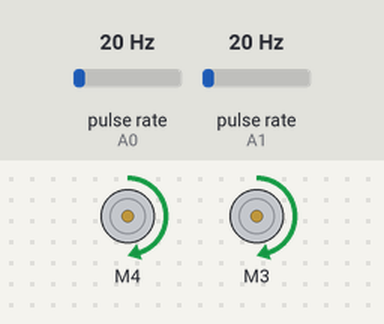
This sketch was run on a simulated Arduino Uno, built with avr-gcc and run on an emulated ATmega328P. Parts: 2 × DC motor (green arrow = forward, orange = backward, longer = faster). Wiring (inferred from the names in the program): 2 × pulse sensor: data A0 / data A1. The test bench sets the inputs (shaded band); at power-on: pulse rate (sensors on A0, A1) 20 Hz. What the sketch prints to the serial monitor is not drawn.

Above: at 0.1 s.
Timing chart, 0 to 1.6 s (numbered marks = the images above):
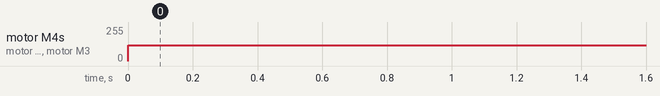

The sketch:

Encoders.ino
```cpp
#include <AFMotor.h>
#define encoder1 A0
#define encoder2 A1

AF_DCMotor motor4(4);
AF_DCMotor motor3(3);

uint8_t contador;

float rpm1;
float rpm2;

void setup() {
  Serial.begin(9600);           // set up Serial library at 9600 bps
  Serial.println("Motor test!");
  motor4.run(FORWARD);
  motor3.run(FORWARD);
  motor4.setSpeed(120);
  motor3.setSpeed(120);
  pinMode(encoder1,INPUT);
  pinMode(encoder2,INPUT);
}

void loop() {

  rpm1 = calcular_rpm(encoder1);
  rpm2 = calcular_rpm(encoder2);
  Serial.print("RPM:  ");
  Serial.print(rpm1);
  Serial.print("   RPM:  ");
  Serial.println(rpm2);
  /*}
  int rpm1_prom = (rpm1[0]+rpm1[1]+rpm1[2])/3;
  Serial.print("RPM:  ");
  Serial.println(rpm1_prom);
  */

  /*boolean flanco = detectaFlancoAscendente(encoder1);
  if (flanco == HIGH)
    Serial.println(1);
  if (flanco == LOW)
    Serial.println(0);*/

}


float calcular_rpm(int pin){
  unsigned long duracion1[] = {0,0,0,0};
  for (int k=0;k<=3;k++){
    duracion1[k] = pulseIn(pin,LOW);
  }
  float promedio1 = (duracion1[0]+duracion1[1]+duracion1[2])/(3000);   //tiempo en ms
  float promedio2 = (promedio1 + duracion1[3])/2000;                   //tiempo en s
  //Serial.println(promedio2);
  float rpm = (0.5235*9549.3)/(3*promedio2);                            // rad/s  ->> RPM
  //Serial.print("RPM:  ");
  //Serial.println(rpm);
  return rpm;
}

boolean detectaFlancoAscendente(int pin) {
  static boolean anterior_estado = digitalRead(pin);
  boolean estado = digitalRead(pin);

  if ((anterior_estado != estado) && (estado == HIGH)) {
    anterior_estado = estado ;
    return true;
  }
  else {
    anterior_estado = estado;
return false;
  }
}

int detectaFlanco(int pin) {
  //Devuelve 1 flanco ascendente, -1 flanco descendente y 0 si no hay nada
  static boolean anterior_estado = digitalRead(pin);
  boolean estado = digitalRead(pin);

  if (anterior_estado != estado) {
    if (estado == HIGH) {
   anterior_estado = estado;
      return 1;
    }
    else {
      anterior_estado = estado;
      return -1;
    }
  }
  else {
    return 0;
  }
}

boolean detectaFlancoDescendente(int pin) {
  static boolean anterior_estado = digitalRead(pin);
  boolean estado = digitalRead(pin);

  if ((anterior_estado != estado) && (estado == LOW)) {
    anterior_estado = estado;
    return true;
  }
  else {
    anterior_estado = estado;
    return false;
  }}
```

Measured:
- by itself, motor M4, motor M3: stopped → forward 120/255 at 0.00 s
